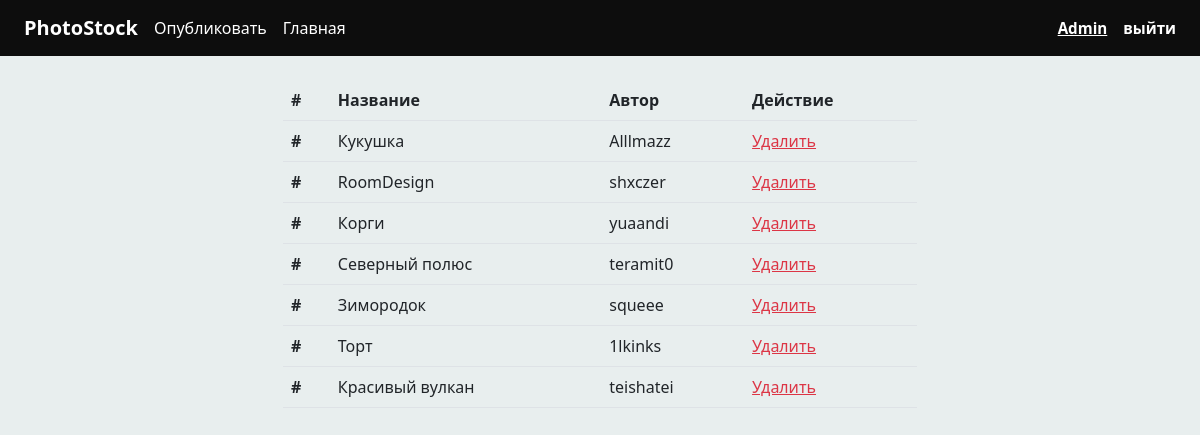
The page /pages/admin_page.php (signed in) on the database its author committed.
### tables this page shows
CREATE TABLE `users` (
  `id` int NOT NULL,
  `username` text NOT NULL,
  `role` int NOT NULL,
  `email` text NOT NULL,
  `password` varchar(30) NOT NULL
);

CREATE TABLE `photos` (
  `id` int NOT NULL,
  `name` text NOT NULL,
  `author` text NOT NULL,
  `timest` varchar(10) NOT NULL,
  `filename` text NOT NULL
);

### pages/admin_page.php (the view, shortened to what this page needs)
<!DOCTYPE html>
<html lang="ru">
<head>
	<link href="/files/bootstrap.min.css" rel="stylesheet">
	<link href="/files/bootstrap-reboot.min.css" rel="stylesheet">
	<link href="/styles.css" rel="stylesheet">
</head>
<body>
<?php
require '../requests/db.php';
?>
<nav class="navbar">
  <div class="container-fluid justify-content-between align-items-center px-4">
    <a class="navbar-brand text-white"><b>PhotoStock</b></a>
    <ul class="navbar-nav me-3">
    	<li class="nav-item">
          <a class="nav-link" href="upload.php">Опубликовать</a>
        </li>
    </ul>
<?php
$user_id = $_SESSION['user_data']['id'];
$result = mysqli_query($conn, "SELECT * FROM users WHERE id = '$user_id'"); ?>
<?php foreach ($result as $user): ?>
    <ul class="navbar-nav me-auto">
    	<li class="nav-item">
          <a class="nav-link" href="main.php">Главная</a>
        </li>
    </ul>
    <div class="d-flex align-items-center nav-profile-control">
    	<p class="fw-semibold text-decoration-underline text-white mb-0 me-3"><? echo $user['username']?></p>
<?php endforeach ?>
    	<a class="fw-semibold" href="/requests/logout.php">выйти</a>
    </div>
  </div>
</nav>
<div class="container">
	<main class="col-lg-10 py-4 mx-auto">
		<div class="row row-card mb-4">
			<table class="table">
			  <thead>
			    <tr>
			      <th scope="col">#</th>
			      <th scope="col">Название</th>
			      <th scope="col">Автор</th>
			      <th scope="col">Действие</th>
			    </tr>
			  </thead>
			  <tbody>
			  	<?php
					$result = mysqli_query($conn, "SELECT * FROM photos");
					foreach ($result as $row):
			  	?>
			    <tr>
			      <th scope="row">#</th>
			      <td><? echo $row["name"] ?></td>
			      <td><? echo $row["author"] ?></td>
			      <td><a class="link-danger delete-link text-decoration-underline" href="../requests/delete.php?item_id=<? echo $row['id']?>">Удалить</a></td>
			    </tr>
			    <?php endforeach ?>
			  </tbody>
			</table>
		</div>
	</main>
</div>
</body>
</html>

### styles.css (style rules this page uses)
body { background-color: #e8eeee; }
a { text-decoration: none; }
nav { background-color: #0d0d0d; }
nav .nav-profile-control { font-size: 0.95em; color: white; }
nav a { color: white !important; }
main { padding: 0 10em; }

### rows shown on the page
users: username "Admin"
photos: name "Кукушка", author "Alllmazz"
photos: name "RoomDesign", author "shxczer"
photos: name "Корги", author "yuaandi"
photos: name "Северный полюс", author "teramit0"
photos: name "Зимородок", author "squeee"
photos: name "Торт", author "1lkinks"
photos: name "Красивый вулкан", author "teishatei"
